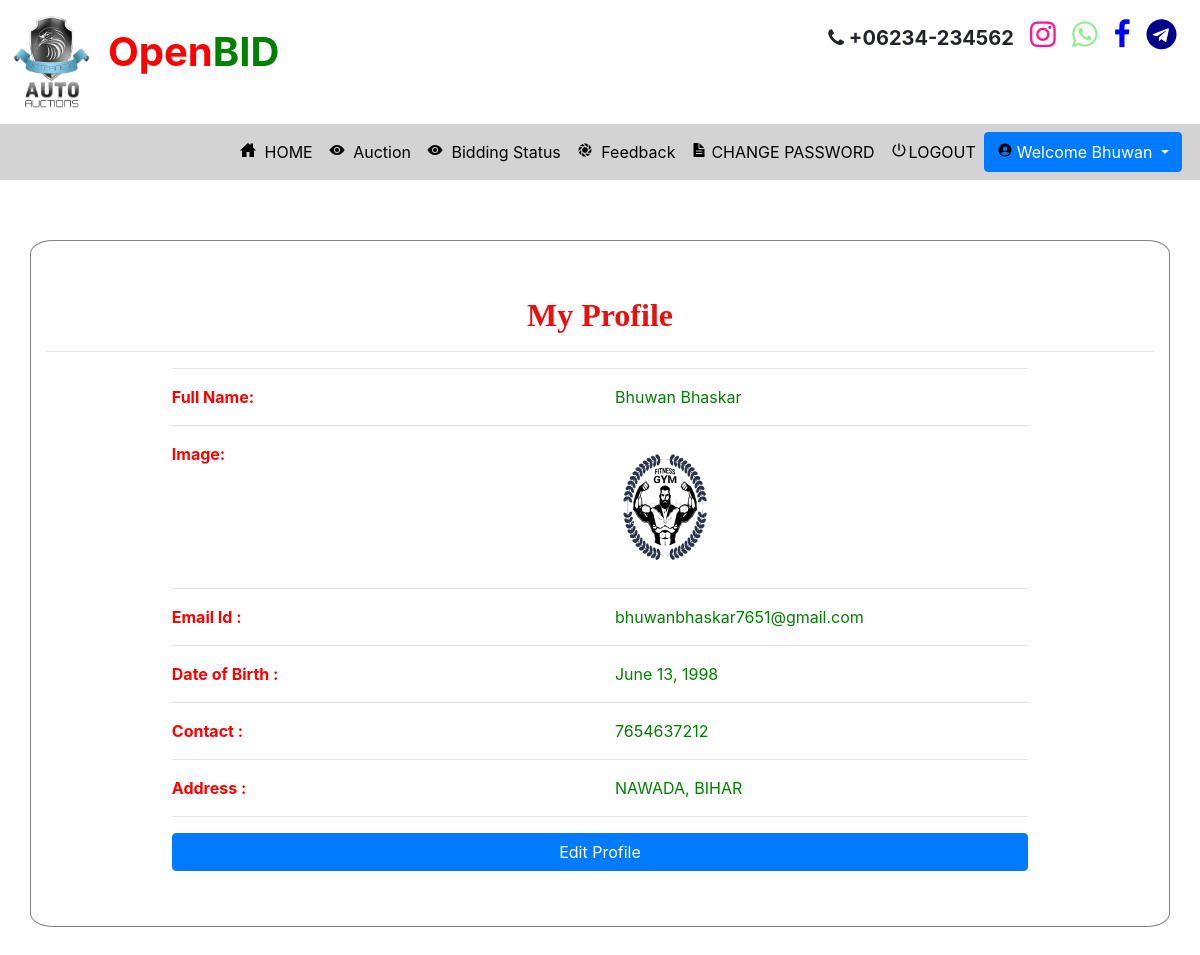
/profile1 (signed in), run on the app's committed database.
### auction/models.py (models this page shows, shortened)
class Bidder(models.Model):
    user = models.ForeignKey(User,on_delete=models.CASCADE,null=True)
    dob = models.DateField(null=True)
    address = models.CharField(max_length=100,null=True)
    contact = models.CharField(max_length=10,null=True)
    image = models.FileField(null=True)
    membership = models.ForeignKey(Member_fee,on_delete=models.CASCADE,null=True)

### auction/views.py (the view)
# urls.py: path('profile1', Profile1, name='profile1'),
def Profile1(request):
    new2 = new()
    count = 0
    if new2:
        count += 1
    data = 0
    user=User.objects.get(username=request.user.username)
    error=""
    try:
        data = Bidder.objects.get(user=user)
        if data:
            error = "pat"
    except:
        data = Auction_User.objects.get(user=user)
    user = User.objects.get(id=request.user.id)
    u = ""
    try:
        pro = Bidder.objects.get(user=user)
        u = "member"
    except:
        pro = Auction_User.objects.get(user=user)
        u = "trainer"
    d = {'pro':pro,'error':error,'data':data,'count':count,'new2':new2}
    return render(request,'profile1.html',d)

### auction/views.py (called while the page is built)
def new():
    status = Status.objects.get(status="pending")
    new_pro = Product.objects.filter(status=status)
    return new_pro

### auction/templates/profile1.html (shortened to what this page needs)
{% extends 'navigation.html' %}
{% load static %}
{% block body %}
<div class="container" style="margin-top:5%;margin-bottom:5%;background:white;border-radius:2%;border:1px solid grey">
    <h2 style="font-weight:bold;font-family : 'Monotype Corsiva' ; color : #E6120E ;margin-top:5%" align="center">My Profile</h2><hr>
<div align="left" class="container-fluid" style="width:80%;margin-bottom:5%">
    <hr><div class="row" >
        <div class="col-md-6 div2">
            <strong>Full Name:</strong>
        </div>
        <div class="col-md-6 div1">
            {{pro.user.first_name}} {{pro.user.last_name}}
        </div>
    </div><hr>
    <div class="row">
        <div class="col-md-6 div2">
            <strong>Image:</strong>
        </div>
        <div class="col-md-6">
            <img src="{{pro.image.url}}" style="width:100px;height:130px"></img>
        </div></div><hr>
    <div class="row">
        <div class="col-md-6 div2">
            <strong>Email Id :</strong>
        </div>
        <div class="col-md-6 div1">
            {{pro.user.email}}
        </div>
    </div><hr>
     <div class="row">
        <div class="col-md-6 div2">
            <strong>Date of Birth :</strong>
        </div>
        <div class="col-md-6 div1">
            {{pro.dob}}
        </div>
    </div><hr>
     <div class="row">
        <div class="col-md-6 div2">
            <strong>Contact :</strong>
        </div>
        <div class="col-md-6 div1">
            {{pro.contact}}
        </div>
     </div><hr>
    <div class="row">
        <div class="col-md-6 div2">
            <strong>Address :</strong>
        </div>
        <div class="col-md-6 div1">
            {{pro.address}}
        </div>
    </div><hr>
    <a href="{% url 'edit_profile1' %}"><button class="btn btn-primary" style="width:100%">Edit Profile</button></a>
    </div></div>
{% endblock %}

### auction/templates/navigation.html (shortened to what this page needs)
<!DOCTYPE html>
<html lang="en">
<head>
    {% load static %}
     <link rel="stylesheet" href="https://maxcdn.bootstrapcdn.com/bootstrap/4.0.0/css/bootstrap.min.css">
  <link rel = stylesheet href = "//cdn.datatables.net/1.10.19/css/jquery.dataTables.min.css">
<link rel="stylesheet" href="https://cdnjs.cloudflare.com/ajax/libs/font-awesome/4.7.0/css/font-awesome.min.css">
</head>
<body>
<div class="container-fluid" style="padding:1%">
<div class="row">
<div class="col-md-6">
<img src="{% static 'images/logo.png' %}" style="width:80px;height:100px">
    <span style="font-size:40px;font-weight:bold;padding:2%"><span style="color:red">Open</span><span style="color:green">BID</span></h4>
</div>
<div class="col-md-6" align="right">
    <span style="font-size:20px;font-weight:bold;color:;margin-right:2%"><i class="fa fa-phone"></i> +06234-234562 </span>
    <span style="font-size:30px;font-weight:bold;color:deeppink;margin-right:2%"><i class="fa fa-instagram"></i></span>
     <span style="font-size:30px;font-weight:bold;color:lightgreen;margin-right:2%"><i class="fa fa-whatsapp"></i></span>
     <span style="font-size:30px;font-weight:bold;color:blue;margin-right:2%"><i class="fa fa-facebook"></i></span>
     <span style="font-size:30px;font-weight:bold;color:darkblue;margin-right:2%"><i class="fa fa-telegram"></i></span>
</div>
</div>
</div>
<nav class="navbar navbar-expand-sm" style="background-color:lightgrey">
  <ul class="navbar-nav">
    {% if request.user.username %}
    {% if error == "pat" %}
   <li class="nav-item">
      <a class="nav-link" href="{% url 'profile1' %}" style="color:black;margin-left:200px">
      <ion-icon style="margin-right:4px" name="home-sharp"></ion-icon> HOME</a>
    </li>
    <li class="nav-item">
      <a class="nav-link" href="{% url 'view_auction' 0 %}" style="color:black">
      <ion-icon style="margin-right:4px" name="eye"></ion-icon> Auction</a>
    </li>
    <li class="nav-item">
      <a class="nav-link" href="{% url 'bidding_status' %}" style="color:black">
      <ion-icon style="margin-right:4px" name="eye"></ion-icon> Bidding Status</a>
    </li>
    <li class="nav-item">
      <a class="nav-link" href="{% url 'feedback' %}" style="color:black">
      <ion-icon style="margin-right:4px" name="aperture"></ion-icon> Feedback</a>
    </li>
    <li class="nav-item">
      <a class="nav-link" href="{% url 'change_password1' %}" style="color:black">
      <ion-icon style="margin-right:4px" name="document-text-sharp"></ion-icon>CHANGE PASSWORD</a>
    </li>
{% endif %}
    {% endif %}
    {% if request.user.is_authenticated %}
    <a class="nav-link" href="{% url 'logout' %}" style="color:black"><ion-icon style="margin-right:2px" name="power-sharp"></ion-icon>LOGOUT</a>
    {% if not request.user.is_staff %}
      <div class="btn-group">
  <button type="button" class="btn btn-primary dropdown-toggle" data-toggle="dropdown" aria-haspopup="true" aria-expanded="false">
    <ion-icon style="margin-right:4px;color:black" name="person-circle-sharp"></ion-icon>Welcome {{request.user.first_name}}
  </button>
</div>
    {% else %}
    <li class="nav-item">
      <h5  class="nav-link" style="color:red"><ion-icon style="margin-right:4px;color:white" name="person-circle-sharp"></ion-icon>Welcome {{request.user.username}}</h5>
    </li>
    {% endif %}
    {% endif %}
    </ul>
</nav>
{% block body %}
{% endblock %}
</body></html>

### auction/templates/navigation.html (style rules this page uses)
* { box-sizing: border-box; }

### auction/templates/profile1.html (style rules this page uses)
.div1 { color:green; }
.div2 { color:red; }

### data on the page
Bidder: user.first_name "Bhuwan", user.last_name "Bhaskar", image (picture), user.email "bhuwanbhaskar7651@gmail.com", dob "June 13, 1998", contact "7654637212", address "NAWADA, BIHAR"

### other printed values
{{ request.user.first_name }} "Bhuwan"
